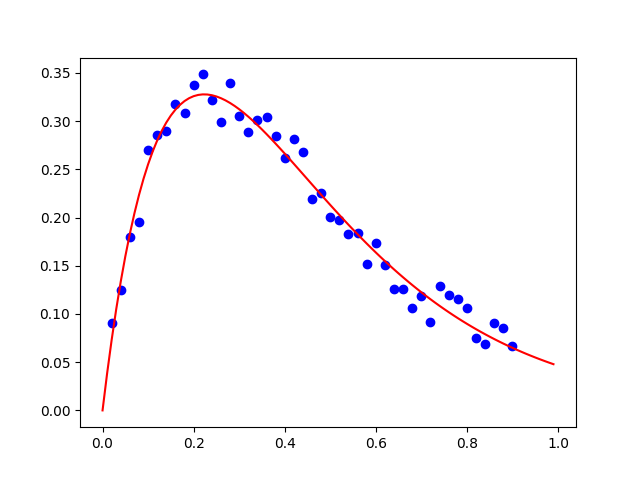

This chart was generated by the following Python code:
import numpy as np
from utils import read_data, M, F, Jacobian
import matplotlib.pyplot as plt


def LM(x, data, tao, eps_1, eps_2, k_max):
    k = 0
    niu = 2
    J = Jacobian(x, data)
    A = (J.T).dot(J)
    g = (J.T).dot(data[:, 1] - M(x, data)).reshape(-1, 1)
    found = np.max(g) <= eps_1
    miu = tao * A.max()
    while not found and k < k_max:
        print(x)
        k += 1
        h = (np.linalg.inv(A + miu * np.eye(A.shape[0])).dot(-g)).reshape(-1, 1)
        if np.linalg.norm(h) <= eps_2 * (np.linalg.norm(x) + eps_2):
            found = True
        else:
            x_new = x + h
            rou = (F(x, data) - F(x_new, data)) / (1 / 2 * (h.T).dot(miu * h - g))
            if rou > 0:
                x = x_new
                print(x)
                J = Jacobian(x, data)
                A = (J.T).dot(J)
                g = (J.T).dot(data[:, 1] - M(x, data)).reshape(-1, 1)
                found = np.max(g) <= eps_1
                miu = miu * max(1 / 3, 1 - (2 * rou - 1) ** 3)
                niu = 2
            else:
                miu = miu * niu
                niu = 2 * niu
    return k, x


def main():
    data = read_data()

    # super parameters
    tao = 1e-3
    eps_1 = 1e-8
    eps_2 = 1e-8
    k_max = 200

    x = np.zeros((4, 1))
    x[0, 0] = -1
    x[1, 0] = -2
    x[2, 0] = 1
    x[3, 0] = -1

    times, result = LM(x, data, tao, eps_1, eps_2, k_max)
    t = np.arange(0, 100) * 0.01

    plt.scatter(data[:, 0], data[:, 1], color="b")
    plt.plot(
        t,
        result[2, 0] * np.exp(result[0, 0] * t)
        + result[3, 0] * np.exp(result[1, 0] * t),
        "r",
    )
    print('迭代次数：', times)
    print('求解参数：\n', result)
    plt.savefig("lm.png")
    

if __name__ == "__main__":
    main()
